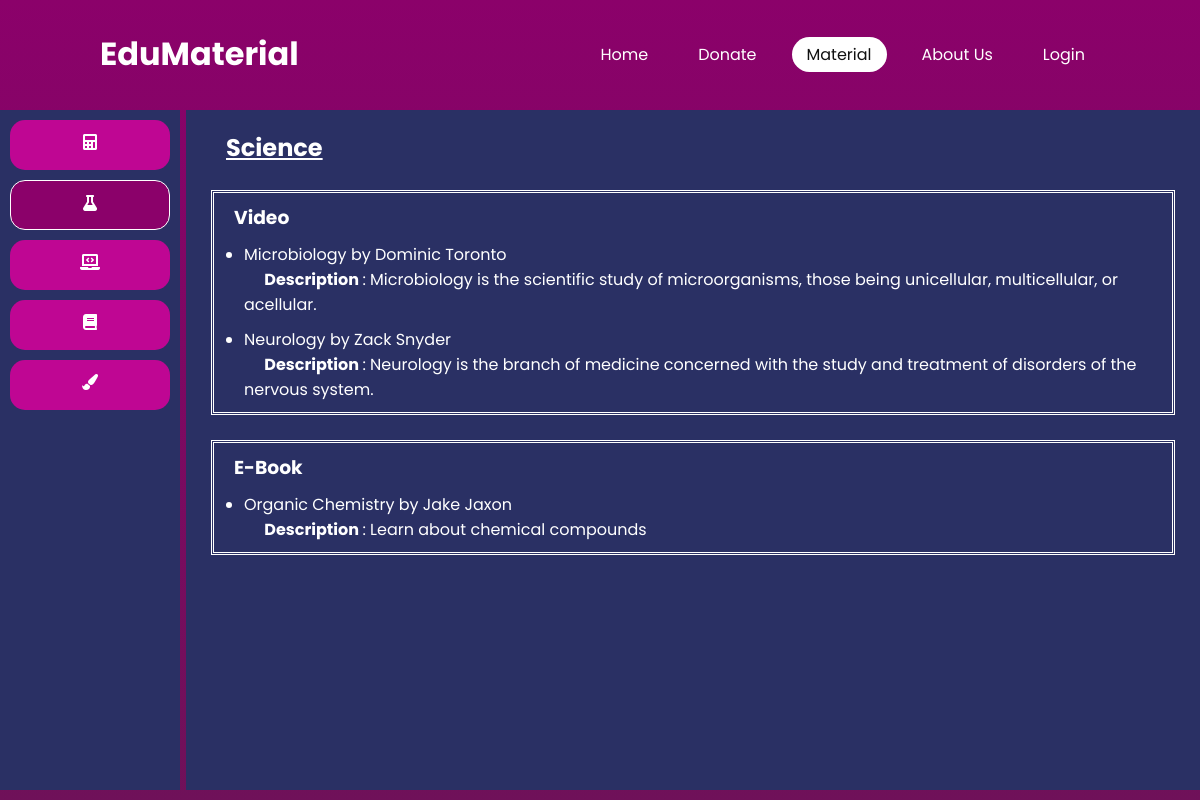
Page /page/material/sci.php on the committed database.
### tables this page shows
CREATE TABLE `material` (
  `material_id` int(11) NOT NULL,
  `material_name` varchar(70) NOT NULL,
  `material_description` varchar(500) NOT NULL,
  `material_type` varchar(50) NOT NULL,
  `material_file` varchar(100) NOT NULL,
  `category_id` int(11) NOT NULL,
  `user_id` int(11) NOT NULL
);

CREATE TABLE `user` (
  `user_id` int(11) NOT NULL,
  `user_email` varchar(90) NOT NULL,
  `user_firstname` varchar(40) NOT NULL,
  `user_lastname` varchar(40) NOT NULL,
  `user_password` varchar(70) NOT NULL,
  `user_role` tinyint(1) NOT NULL
);

### page/material/sci.php (the view, shortened to what this page needs)
<?php
    include('h.php');
?>
<body>
    <div class="sidebar">
        <ul id="subject-list">
            <li>
                <a href="math.php">
                    <i class="fas fa-calculator"></i>
                </a>
            </li>
            <li class="active">
                <a href="sci.php">
                    <i class="fas fa-flask"></i>
                </a>
            <li>
                <a href="cs.php">
                    <i class="fas fa-laptop-code"></i>
                </a>
            </li>
            <li>
                <a href="phi.php">
                    <i class="fas fa-book"></i>
                </a>
            </li>
            <li>
                <a href="art.php">
                    <i class="fas fa-paint-brush"></i>
                </a>
            </li>
        </ul>
    </div>
    <div class="main">
        <h2>Science</h2>
        <div class=topic-list>
            <div id="video">
                <ul>
                <h3>Video</h3>
                <?php
                $conn = mysqli_connect("localhost", "root", "", "webapp");
                $sql = "SELECT * FROM material INNER JOIN user ON material.user_id = user.user_id";
                $result = $conn->query($sql);
                if ($result->num_rows > 0) {
                    while ($row = mysqli_fetch_array($result)) {
                        $link = $row["material_file"];
                        $type = $row["material_type"];
                        $title = $row["material_name"];
                        $category = $row["category_id"];
                        $donator = ucfirst($row["user_firstname"]) . " " . ucfirst($row["user_lastname"]);
                        if ($type == "video" and $category == 2) {
                        echo "<li>
                                <a target=_blank href=" . $link. ">$title</a>" . " by ". $donator ." <br> &emsp; <strong> Description </strong> : " . $row["material_description"] .
                            "</li>";
                        }
                    }
                } else { echo "0 results"; }
                ?>
                </ul>
            </div>
            <div id="book">
                <ul>
                <h3>E-Book</h3>
                <?php
                $conn = mysqli_connect("localhost", "root", "", "webapp");
                $result = $conn->query($sql);
                if ($result->num_rows > 0) {
                    while ($row = mysqli_fetch_array($result)) {
                        $link = $row["material_file"];
                        $type = $row["material_type"];
                        $title = $row["material_name"];
                        $category = $row["category_id"];
                        $donator = ucfirst($row["user_firstname"]) . " " . ucfirst($row["user_lastname"]);
                        if ($type == "ebook" and $category == 2) {
                        echo "<li>
                                <a target=_blank href=" . $link. ">$title</a>" . " by ". $donator ." <br> &emsp; <strong> Description </strong> : " . $row["material_description"] .
                            "</li>";
                        }
                    }
                } else { echo "0 results"; }
                ?>
                </ul>
            </div>
        </div>
    </div>
</body>
</html>

### src/css/header.css (style rules this page uses)
:root { --bg-primary: #8b016a; --bg-secondary: #2a3064; }
* { margin: 0; padding: 0; box-sizing: border-box; font-family: 'Poppins', sans-serif; scrollbar-width: thin; }
body { background: linear-gradient(#8b016a, #6f1159); min-height: 100vh; overflow-x: hidden; }

### src/css/material.css (style rules this page uses)
.sidebar { position: absolute; top: 110px; width: 15%; height: 85%; background: #2a3064; text-align: center; }
.sidebar #subject-list { display: list-item; position: relative; }
.sidebar #subject-list li { background-color: #bf0693; list-style: none; margin: 10px 10px; height: 50px; text-decoration: none; }
.sidebar #subject-list li i { width: 25px; }
.sidebar #subject-list li a { position: relative; color: white; bottom: 10px; top: 10px; text-decoration: none; }
.sidebar #subject-list li.active { font-weight: bolder; background-color: #8b016a; color: #111; border: 1px solid #fff; }
@media (max-width: 1320px) { .sidebar #subject-list li { height: 50px; border-radius: 15px; } }
@media (max-width: 1320px) { .sidebar #subject-list li i { border-radius: 15px; } }
.main { position: absolute; top: 110px; right: 0; width: 84.5%; height: 85%; background: #2a3064; text-align: center; text-align: left; }
.main h2 { margin-top: 20px; margin-left: 40px; color: #fff; text-decoration: underline; }
#video { margin: 25px; border: 3px double #fff; }
#book { margin: 25px; border: 3px double #fff; }
.main h3 { color: #fff; }
.topic-list ul { margin: 10px; padding-left: 10px; }
.topic-list ul li { margin: 10px; color: #fff; }
.topic-list ul li a { text-decoration: none; color: #fff; }

### rows in the picture
material: material_name "Microbiology", user.user_lastname "Dominic Toronto", material_description "Microbiology is the scientific study of microorganisms, those being unicellular, multicellular, or acellular."
material: material_name "Neurology", user.user_lastname "Zack Snyder", material_description "Neurology is the branch of medicine concerned with the study and treatment of disorders of the nervous system."
material: material_name "Organic Chemistry", user.user_lastname "Jake Jaxon", material_description "Learn about chemical compounds"
